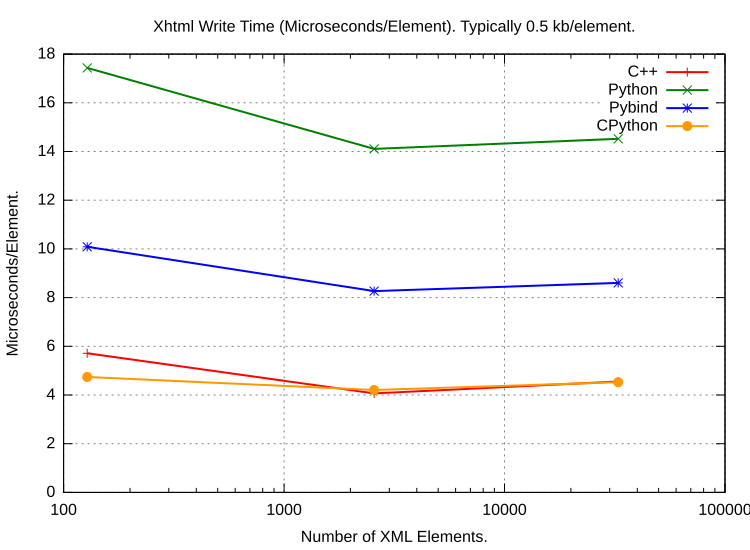

Write the gnuplot code that produced this figure.
set logscale x
set grid
set title "Xhtml Write Time (Microseconds/Element). Typically 0.5 kb/element."
set xlabel "Number of XML Elements."
set xtics
#set format x ""

#set logscale y
set ylabel "Microseconds/Element."
# set yrange [8:35]
# set ytics 8,35,3
#set yrange [0:50]

# set logscale y2
# set y2label "Bytes"
# set y2range [1:1e9]
# set y2tics

set pointsize 1
set datafile separator whitespace#"\t"
set datafile missing "NaN"
# Curve fit
#cost(x) = a + (b / (x/1024))
#fit cost(x) "XhtmlWriteRate.dat" using 1:2 via a,b

Rate(x,y) = 1e6 * y / x

set terminal svg size 750,550           # choose the file format
#set terminal svg size 600,400           # choose the file format
set output "XhtmlWriteRate.svg"   # choose the output device

#set key title "Window Length"

#  lw 2 pointsize 2
#plot "XhtmlWriteTime.dat" using 1:(Rate($1,$2)) t "C++ Baseline, No attributes" with linespoints, \
    "XhtmlWriteTime.dat" using 1:(Rate($1,$3)) t "C++ Baseline, with attributes" with linespoints, \
    "XhtmlWriteTime.dat" using 1:(Rate($1,$4)) t "Python, No attributes" with linespoints, \
    "XhtmlWriteTime.dat" using 1:(Rate($1,$5)) t "Python, with attributes" with linespoints, \
    "XhtmlWriteTime.dat" using 1:(Rate($1,$6)) t "Pybind, No attributes" with linespoints, \
    "XhtmlWriteTime.dat" using 1:(Rate($1,$7)) t "Pybind, with attributes" with linespoints, \
    "XhtmlWriteTime.dat" using 1:(Rate($1,$8)) t "CPython, No attributes" with linespoints, \
    "XhtmlWriteTime.dat" using 1:(Rate($1,$9)) t "CPython, with attributes" with linespoints

# No attributes
plot "XhtmlWriteTime.dat" using 1:(Rate($1,$2)) t "C++ Baseline" with linespoints lw 2, \
    "XhtmlWriteTime.dat" using 1:(Rate($1,$4)) t "Python" with linespoints lw 2, \
    "XhtmlWriteTime.dat" using 1:(Rate($1,$6)) t "Pybind" with linespoints lw 2, \
    "XhtmlWriteTime.dat" using 1:(Rate($1,$8)) t "CPython" with linespoints lw 2 lt 7

# With Attributes only
#plot "XhtmlWriteTime.dat" using 1:(Rate($1,$3)) t "C++ Baseline, with attributes" with linespoints lw 2, \
    "XhtmlWriteTime.dat" using 1:(Rate($1,$5)) t "Python, with attributes" with linespoints lw 2, \
    "XhtmlWriteTime.dat" using 1:(Rate($1,$7)) t "Pybind, with attributes" with linespoints lw 2, \
    "XhtmlWriteTime.dat" using 1:(Rate($1,$9)) t "CPython, with attributes" with linespoints lw 2 lt 7


reset
